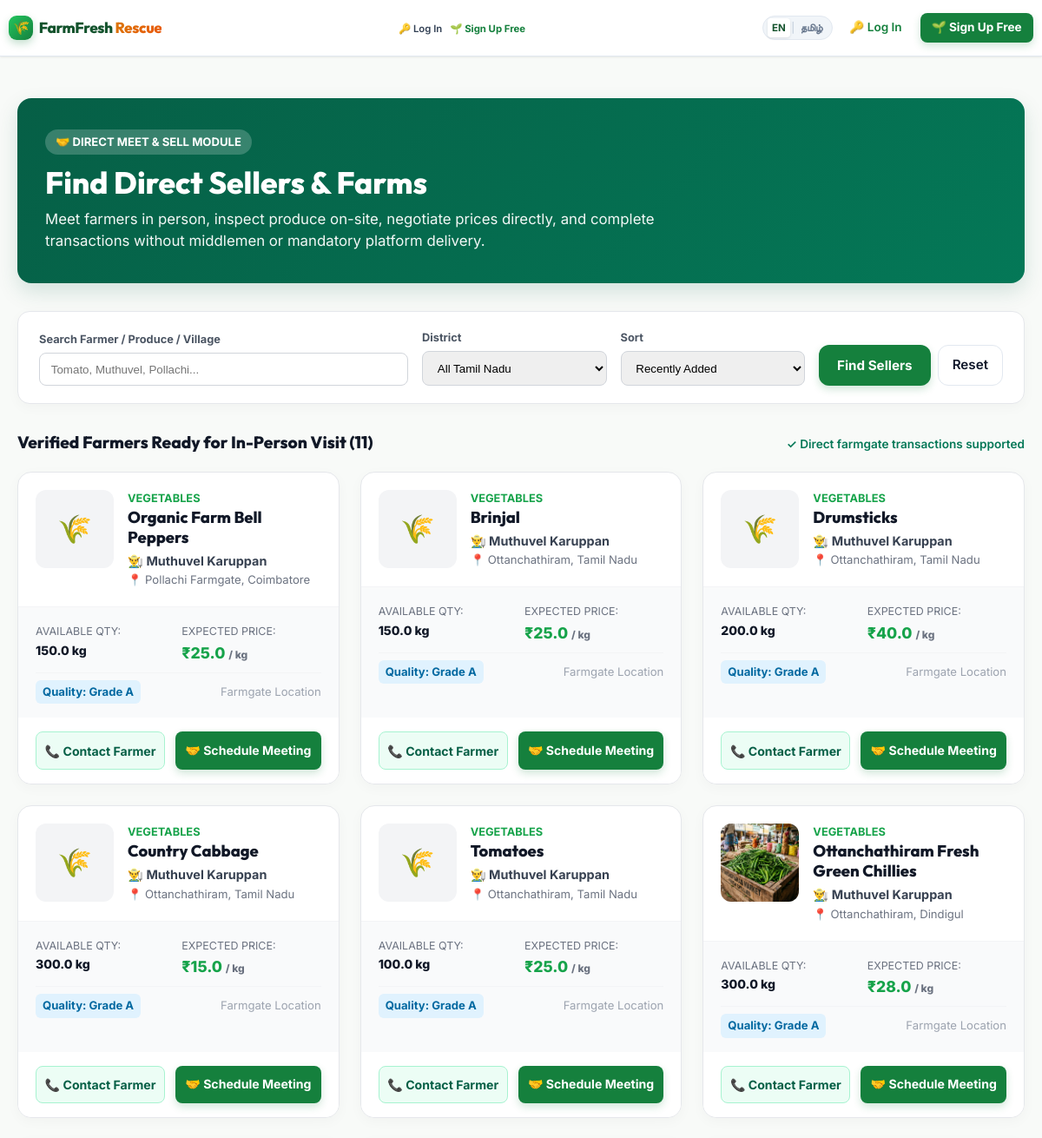
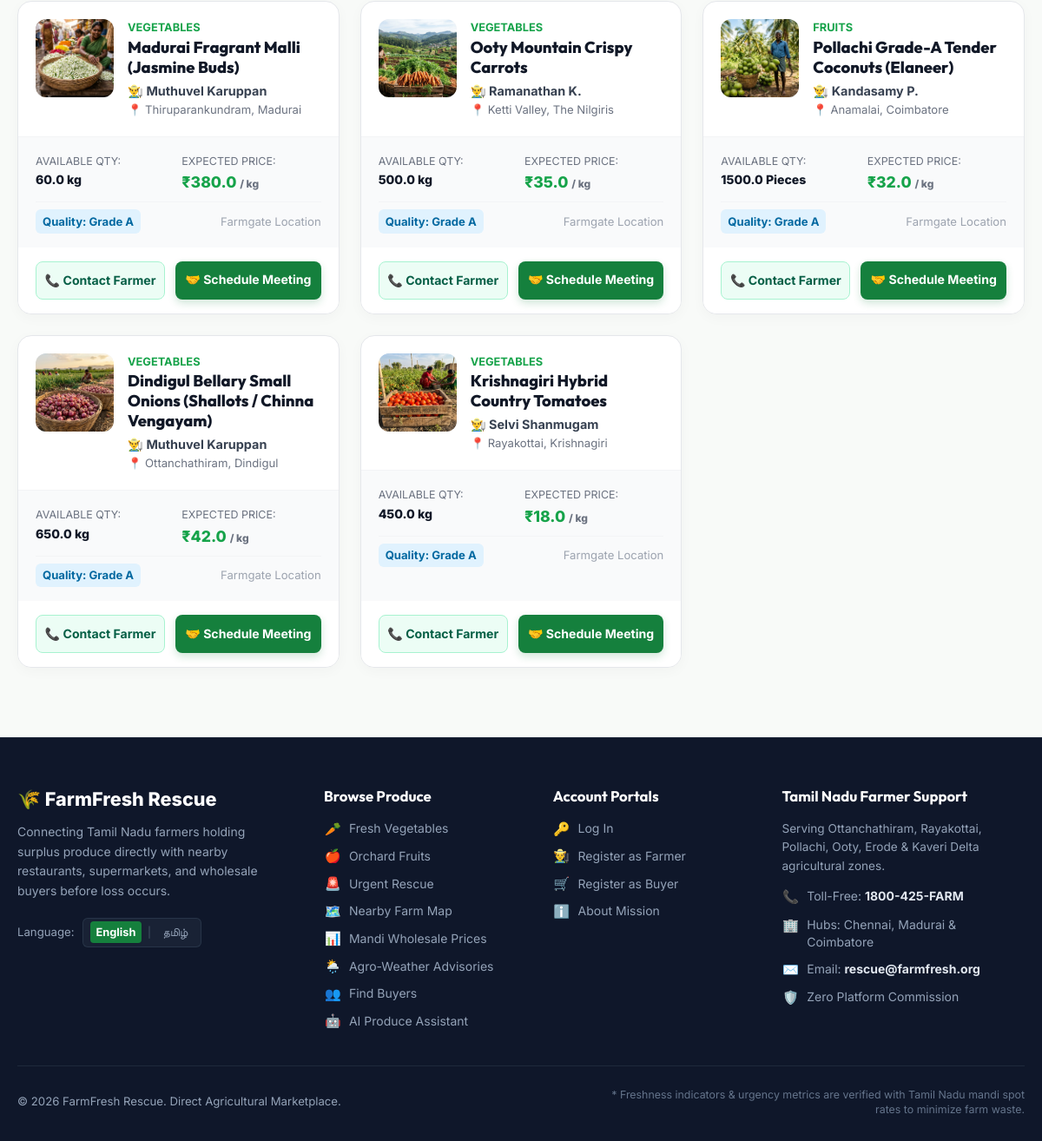
/find-sellers, run on the app's committed database (2 pictures, top to bottom).
### tables this page shows
CREATE TABLE rescue_products (
        id INTEGER PRIMARY KEY AUTOINCREMENT,
        farmer_id INTEGER NOT NULL,
        listing_id INTEGER,
        product_name TEXT NOT NULL,
        category TEXT NOT NULL CHECK(category IN ('Vegetables', 'Fruits', 'Grains', 'Leafy Vegetables', 'Other Agricultural Products')),
        photo TEXT,
        additional_photos TEXT,
        quantity REAL NOT NULL,
        initial_quantity REAL NOT NULL,
        unit TEXT NOT NULL DEFAULT 'kg',
        original_price REAL NOT NULL,
        rescue_price REAL NOT NULL,
        discount_percent REAL DEFAULT 0,
        quality_grade TEXT NOT NULL DEFAULT 'Grade A',
        harvest_date DATE NOT NULL,
        expiry_date DATE,
        farm_location TEXT NOT NULL,
        district TEXT NOT NULL,
        pin_code TEXT,
        farmer_name TEXT NOT NULL,
        farmer_phone TEXT NOT NULL,
        whatsapp_number TEXT,
        description TEXT,
        status TEXT NOT NULL DEFAULT 'Available' CHECK(status IN ('Available', 'Partially Reserved', 'Sold', 'Expired', 'Removed')),
        created_at TIMESTAMP DEFAULT CURRENT_TIMESTAMP,
        updated_at TIMESTAMP DEFAULT CURRENT_TIMESTAMP,
        FOREIGN KEY (farmer_id) REFERENCES users(id) ON DELETE CASCADE,
        FOREIGN KEY (listing_id) REFERENCES listings(id) ON DELETE SET NULL
    );

### app.py (the view, shortened to what this page needs)
@app.route('/find-sellers')
def find_sellers():
    category = request.args.get('category', 'All').strip()
    district = request.args.get('district', 'All').strip()
    search_q = request.args.get('q', '').strip()
    sort_by = request.args.get('sort', 'recent').strip()
    filters = {'category': category, 'district': district, 'search_q': search_q}
    products = get_shared_rescue_products(filters, sort_by=sort_by)
    return render_template(
        'find_sellers.html',
        products=products,
        filters=filters,
        districts=sorted(list(TN_DISTRICT_COORDINATES.keys()))
    )

### templates/find_sellers.html (shortened to what this page needs)
{% extends "base.html" %}
{% block content %}
<div class="container" style="padding-top: 2rem; padding-bottom: 5rem;">
  <div style="background: linear-gradient(135deg, #065f46 0%, #047857 100%); color: white; padding: 2.25rem 2rem; border-radius: 16px; margin-bottom: 2rem; box-shadow: 0 10px 25px rgba(6, 95, 70, 0.15);">
    <div style="max-width: 750px;">
      <span style="display: inline-block; background: rgba(255,255,255,0.2); padding: 0.25rem 0.75rem; border-radius: 20px; font-size: 0.82rem; font-weight: 700; margin-bottom: 0.6rem;">
        🤝 DIRECT MEET & SELL MODULE
      </span>
      <h1 style="font-size: 2.2rem; font-weight: 800; margin: 0 0 0.5rem 0; color: #ffffff;">Find Direct Sellers & Farms</h1>
      <p style="margin: 0; font-size: 1.05rem; opacity: 0.95; line-height: 1.5;">
        Meet farmers in person, inspect produce on-site, negotiate prices directly, and complete transactions without middlemen or mandatory platform delivery.
      </p>
    </div>
  </div>
  <div style="background: #ffffff; border-radius: 14px; padding: 1.25rem 1.5rem; border: 1px solid #e5e7eb; box-shadow: 0 4px 15px rgba(0,0,0,0.03); margin-bottom: 2rem;">
    <form action="{{ url_for('find_sellers') }}" method="GET" style="display: flex; gap: 1rem; flex-wrap: wrap; align-items: flex-end;">
      <div style="flex: 2; min-width: 220px;">
        <label style="display: block; font-size: 0.8rem; font-weight: 700; color: #4b5563; margin-bottom: 0.3rem;">Search Farmer / Produce / Village</label>
        <input type="text" name="q" value="{{ filters.get('search_q', '') }}" placeholder="Tomato, Muthuvel, Pollachi..." style="width: 100%; padding: 0.65rem 0.8rem; border: 1px solid #d1d5db; border-radius: 8px;">
      </div>
      <div style="flex: 1; min-width: 160px;">
        <label style="display: block; font-size: 0.8rem; font-weight: 700; color: #4b5563; margin-bottom: 0.3rem;">District</label>
        <select name="district" style="width: 100%; padding: 0.65rem 0.8rem; border: 1px solid #d1d5db; border-radius: 8px;">
          <option value="All">All Tamil Nadu</option>
        </select>
      </div>
      <div style="flex: 1; min-width: 160px;">
        <label style="display: block; font-size: 0.8rem; font-weight: 700; color: #4b5563; margin-bottom: 0.3rem;">Sort</label>
        <select name="sort" style="width: 100%; padding: 0.65rem 0.8rem; border: 1px solid #d1d5db; border-radius: 8px;">
          <option value="recent">Recently Added</option>
        </select>
      </div>
      <div style="display: flex; gap: 0.5rem;">
        <button type="submit" class="btn btn-primary" style="padding: 0.65rem 1.25rem; font-weight: 700;">Find Sellers</button>
        <a href="{{ url_for('find_sellers') }}" class="btn btn-secondary" style="padding: 0.65rem 1rem;">Reset</a>
      </div>
    </form>
  </div>
  <div style="display: flex; justify-content: space-between; align-items: baseline; margin-bottom: 1.25rem;">
    <h2 style="font-size: 1.2rem; font-weight: 800; color: #111827; margin: 0;">
      Verified Farmers Ready for In-Person Visit ({{ products|length }})
    </h2>
    <span style="font-size: 0.85rem; color: #047857; font-weight: 600;">
      ✓ Direct farmgate transactions supported
    </span>
  </div>
  {% if products %}
    <div style="display: grid; grid-template-columns: repeat(auto-fill, minmax(340px, 1fr)); gap: 1.5rem;">
      {% for item in products %}
        <div style="background: #ffffff; border-radius: 16px; border: 1px solid #e5e7eb; overflow: hidden; box-shadow: 0 4px 15px rgba(0,0,0,0.03); display: flex; flex-direction: column;">
          <div style="display: flex; padding: 1.25rem; gap: 1rem; border-bottom: 1px solid #f3f4f6;">
            <div style="width: 90px; height: 90px; border-radius: 12px; background: #f3f4f6; overflow: hidden; flex-shrink: 0;">
              {% if item.photo %}
                <img src="{{ url_for('static', filename='uploads/' ~ item.photo) }}" alt="{{ item.product_name }}" style="width: 100%; height: 100%; object-fit: cover;">
              {% else %}
                <div style="width: 100%; height: 100%; display: flex; align-items: center; justify-content: center; font-size: 2rem;">🌾</div>
              {% endif %}
            </div>
            <div style="flex: 1;">
              <div style="font-size: 0.8rem; font-weight: 700; color: #16a34a; text-transform: uppercase;">{{ item.category }}</div>
              <h3 style="font-size: 1.15rem; font-weight: 800; color: #111827; margin: 0 0 0.25rem 0;">{{ item.product_name }}</h3>
              <div style="font-size: 0.9rem; font-weight: 700; color: #374151;">👨‍🌾 {{ item.farmer_name }}</div>
              <div style="font-size: 0.82rem; color: #6b7280;">📍 {{ item.farm_location }}, {{ item.district }}</div>
            </div>
          </div>
          <div style="padding: 1rem 1.25rem; background: #f9fafb; font-size: 0.88rem; flex: 1;">
            <div style="display: grid; grid-template-columns: 1fr 1fr; gap: 0.5rem; margin-bottom: 0.5rem;">
              <div>
                <span style="color: #6b7280; font-size: 0.78rem;">AVAILABLE QTY:</span>
                <div style="font-weight: 800; color: #111827;">{{ item.quantity }} {{ item.unit }}</div>
              </div>
              <div>
                <span style="color: #6b7280; font-size: 0.78rem;">EXPECTED PRICE:</span>
                <div style="font-weight: 800; color: #16a34a; font-size: 1.1rem;">₹{{ item.rescue_price }} <span style="font-size: 0.75rem; color: #6b7280;">/ kg</span></div>
              </div>
            </div>
            <div style="display: flex; justify-content: space-between; align-items: center; font-size: 0.82rem; border-top: 1px solid #f3f4f6; padding-top: 0.5rem;">
              <span style="background: #e0f2fe; color: #0369a1; padding: 0.2rem 0.5rem; border-radius: 6px; font-weight: 700;">
                Quality: {{ item.quality_grade }}
              </span>
              {% if item.distance_km %}
                <span style="color: #0284c7; font-weight: 700;">
                  🚗 {{ item.distance_km }} km away
                </span>
              {% else %}
                <span style="color: #9ca3af;">Farmgate Location</span>
              {% endif %}
            </div>
          </div>
          <div style="padding: 1rem 1.25rem; display: grid; grid-template-columns: 1fr 1.2fr; gap: 0.75rem; background: #ffffff;">
            <button onclick="openContactModal('{{ item.farmer_name }}', '{{ item.farmer_phone }}', '{{ item.whatsapp_number or item.farmer_phone }}', '{{ item.product_name }}', '{{ item.farmer_id }}')" class="btn" style="background: #ecfdf5; color: #065f46; border: 1px solid #a7f3d0; font-weight: 700; font-size: 0.88rem; padding: 0.6rem; border-radius: 8px;">
              📞 Contact Farmer
            </button>
            <a href="{{ url_for('schedule_direct_meeting', product_id=item.id) }}" class="btn btn-primary" style="font-weight: 700; font-size: 0.88rem; padding: 0.6rem; border-radius: 8px; text-align: center;">
              🤝 Schedule Meeting
            </a>
          </div>
        </div>
      {% endfor %}
    </div>
  {% endif %}
</div>
{% endblock %}

### data on the page
rescue_products: category "VEGETABLES", product_name "Organic Farm Bell Peppers", farmer_name "Muthuvel Karuppan", farm_location "Pollachi Farmgate", district "Coimbatore", quantity "150.0", unit "kg", rescue_price "25.0", quality_grade "Grade A"
rescue_products: category "VEGETABLES", product_name "Brinjal", farmer_name "Muthuvel Karuppan", farm_location "Ottanchathiram", district "Tamil Nadu", quantity "150.0", unit "kg", rescue_price "25.0", quality_grade "Grade A"
rescue_products: category "VEGETABLES", product_name "Drumsticks", farmer_name "Muthuvel Karuppan", farm_location "Ottanchathiram", district "Tamil Nadu", quantity "200.0", unit "kg", rescue_price "40.0", quality_grade "Grade A"
rescue_products: category "VEGETABLES", product_name "Country Cabbage", farmer_name "Muthuvel Karuppan", farm_location "Ottanchathiram", district "Tamil Nadu", quantity "300.0", unit "kg", rescue_price "15.0", quality_grade "Grade A"
rescue_products: category "VEGETABLES", product_name "Tomatoes", farmer_name "Muthuvel Karuppan", farm_location "Ottanchathiram", district "Tamil Nadu", quantity "100.0", unit "kg", rescue_price "25.0", quality_grade "Grade A"
rescue_products: photo (picture), category "VEGETABLES", product_name "Ottanchathiram Fresh Green Chillies", farmer_name "Muthuvel Karuppan", farm_location "Ottanchathiram", district "Dindigul", quantity "300.0", unit "kg", rescue_price "28.0", quality_grade "Grade A"
rescue_products: photo (picture), category "VEGETABLES", product_name "Madurai Fragrant Malli (Jasmine Buds)", farmer_name "Muthuvel Karuppan", farm_location "Thiruparankundram", district "Madurai", quantity "60.0", unit "kg", rescue_price "380.0", quality_grade "Grade A"
rescue_products: photo (picture), category "VEGETABLES", product_name "Ooty Mountain Crispy Carrots", farmer_name "Ramanathan K.", farm_location "Ketti Valley", district "The Nilgiris", quantity "500.0", unit "kg", rescue_price "35.0", quality_grade "Grade A"
rescue_products: photo (picture), category "FRUITS", product_name "Pollachi Grade-A Tender Coconuts (Elaneer)", farmer_name "Kandasamy P.", farm_location "Anamalai", district "Coimbatore", quantity "1500.0", unit "Pieces", rescue_price "32.0", quality_grade "Grade A"
rescue_products: photo (picture), category "VEGETABLES", product_name "Dindigul Bellary Small Onions (Shallots / Chinna Vengayam)", farmer_name "Muthuvel Karuppan", farm_location "Ottanchathiram", district "Dindigul", quantity "650.0", unit "kg", rescue_price "42.0", quality_grade "Grade A"
rescue_products: photo (picture), category "VEGETABLES", product_name "Krishnagiri Hybrid Country Tomatoes", farmer_name "Selvi Shanmugam", farm_location "Rayakottai", district "Krishnagiri", quantity "450.0", unit "kg", rescue_price "18.0", quality_grade "Grade A"

### other printed values
{{ _t('log_in') }} "Log In"
{{ _t('sign_up') }} "Sign Up Free"
{{ products|length }} "11"
{{ _t('brand_name') }} "FarmFresh Rescue"
{{ _t('hero_subtitle') }} "Connecting Tamil Nadu farmers holding surplus produce directly with nearby restaurants, supermarkets, and wholesale buyers before loss occurs."
{{ _t('select_language') }} "Language"
{{ _t('browse_produce') }} "Browse Produce"
{{ _t('urgent_rescue') }} "Urgent Rescue"
{{ _t('nearby_buyers') }} "Find Buyers"
{{ _t('ai_assistant') }} "AI Produce Assistant"
{{ _t('my_dashboard') if current_user else 'Account Portals' }} "Account Portals"
{{ _t('about_mission') }} "About Mission"
